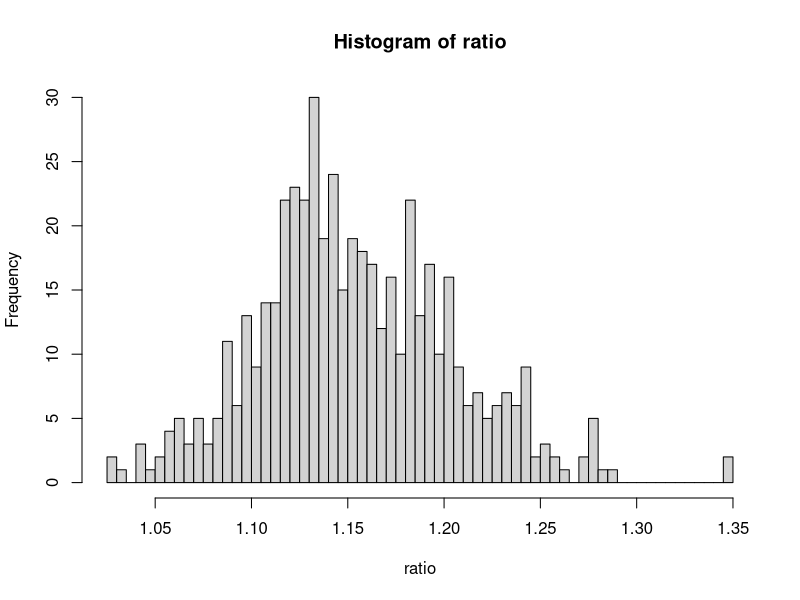
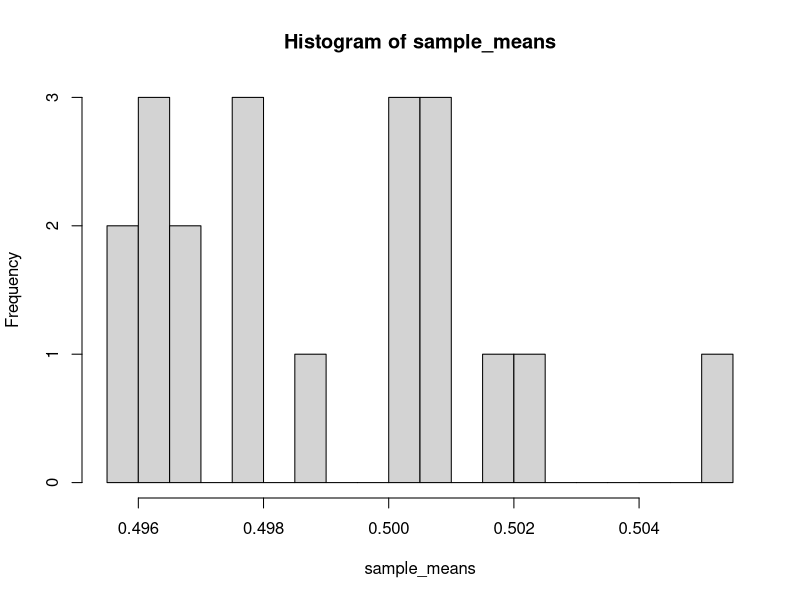

Reproduce these figures in R, in order.
## ---- chunk 1
# Simulation for men
n_men <- 500
p_hat_men <- .75
se_men <- sqrt( p_hat_men * (1 - p_hat_men) / n_men)
# Simulation for women
n_women <- 500
p_hat_women <- .65
se_women <- sqrt( p_hat_women * (1 - p_hat_women) / n_women)
# Combine for simulation of ratios
n_sims <- 10000
p_men <- rnorm(n_men, p_hat_men, se_men)
p_women <- rnorm(n_women, p_hat_women, se_women)
ratio <- p_men / p_women
hist(ratio, 50)
mu_ratio <- mean(ratio)
int_95 <- quantile(ratio, c(.025, .975))
mu_ratio
int_95
## ---- chunk 2
n_col <- 20
n_row <- 10000
raw_samples <- runif(n_row * n_col)
dim(raw_samples) <- c(n_row, n_col)
sample_means <- apply(raw_samples, MARGIN = 2, FUN = mean)
hist(sample_means, 20)
